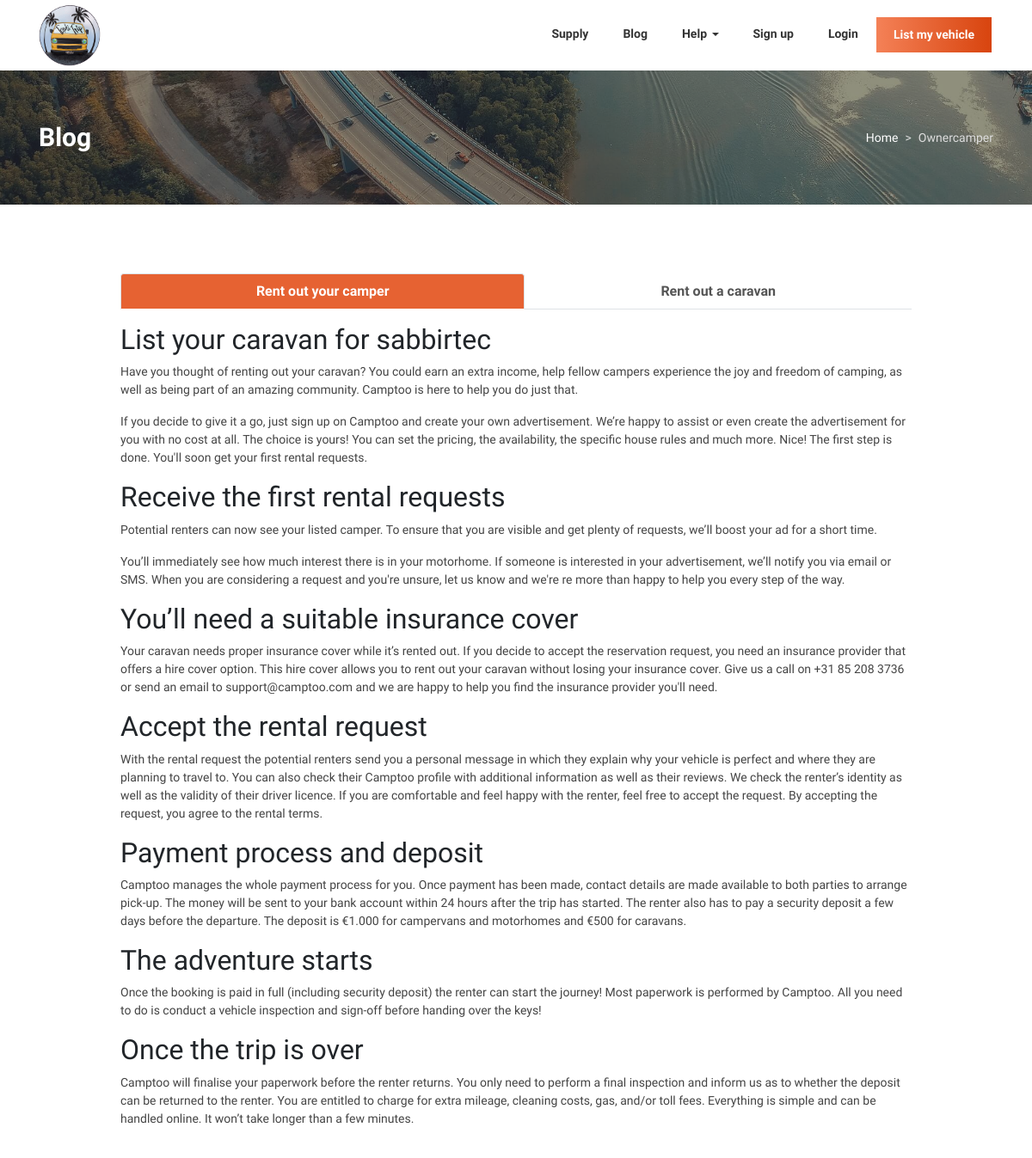
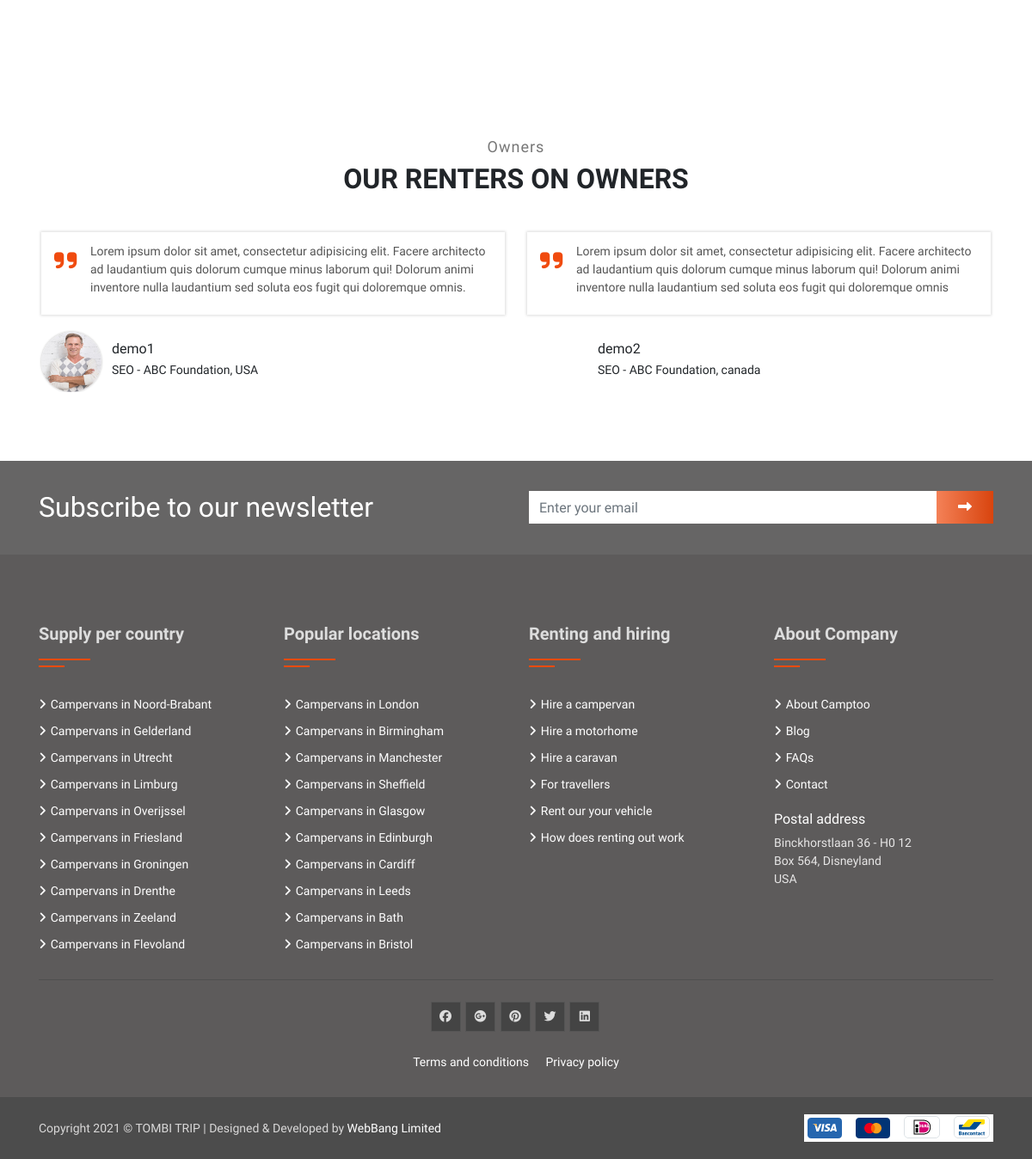
The page /contact/ownercamper/ on the database its author committed (2 pictures, top to bottom).
### contact/models.py (models this page shows, shortened)
class Ownercamper(models.Model):
    ownercamper = RichTextUploadingField()
    ownercaravan = RichTextUploadingField()

class Ownerquote(models.Model):
    user = models.OneToOneField(User, on_delete=models.CASCADE)
    image = models.ImageField(blank=True,null=True,upload_to='photos/%Y/%m/%d/')
    quote = models.TextField()
    job_position = models.CharField(max_length=50)

### contact/views.py (the view)
# urls.py: path('ownercamper/', views.ownercamper, name='ownercamper'),
def ownercamper(request):
  ownercamper = Ownercamper.objects.get()
  quote = Ownerquote.objects.filter()
  context = {
    'ownercamper' :ownercamper,
    'quote':quote
  }
  return render(request,'contact/ownercamper.html',context)

### home/template_context.py (called while the page is built)
def get_filters(request):
	cartype=Supply.objects.distinct().values('cartypes__title','cartypes__id')
	catagories=ProductAttribute.objects.distinct().values('category__title','category__id')
	transmission=ProductAttribute.objects.distinct().values('transmission__title','transmission__id')
	minMaxPrice=ProductAttribute.objects.aggregate(Min('price'),Max('price'))
	data={
		'cats':cartype,
		'minMaxPrice':minMaxPrice,
		'catagory':catagories,
		'transmission':transmission
	}
	return data

### templates/contact/ownercamper.html (shortened to what this page needs)
{% extends 'base.html' %}
{% load static %}
{% block content %}
<div class="banner-area" style="background-image: url('{% static 'img/slide5.jpg' %}')">
    <div class="overlay"></div>
    <div class="container">
        <div class="row">
            <div class="col-12">
                <div class="inner">
                    <div class="text">
                        <nav aria-label="breadcrumb-nav">
                            <ol class="breadcrumb">
                                <li class="breadcrumb-item">
                                    <a href="/">Home</a>
                                </li>
                                <li class="breadcrumb-item active">Ownercamper</li>
                            </ol>
                        </nav>
                        <h1>Blog</h1>
                    </div>
                </div>
            </div>
        </div>
    </div>
</div>
  <div class="simple-page pt_80 pb_80">
    <div class="container">
        <div class="row">
           <div class="col-lg-1 col-md-12"></div>
            <div class="col-lg-10 col-md-12">
                <nav>
                    <div class="nav nav-tabs nav-fill" id="nav-tab" role="tablist">
                        <a class="nav-item nav-link active" id="nav-home-tab" data-toggle="tab" href="#nav-home" role="tab" aria-controls="nav-home" aria-selected="true">Rent out your camper</a>
                        <a class="nav-item nav-link" id="nav-profile-tab" data-toggle="tab" href="#nav-profile" role="tab" aria-controls="nav-profile" aria-selected="false">Rent out a caravan</a>
                    </div>
                </nav>
                <div class="tab-content py-3 px-3 px-sm-0" id="nav-tabContent">
                    <div class="tab-pane fade show active" id="nav-home" role="tabpanel" aria-labelledby="nav-home-tab">
                        {{ownercamper.ownercamper | safe}}
                    </div>
                </div>
            </div>
            <div class="col-lg-1 col-md-12"></div>
        </div>
    </div>
</div>
            <div class="testimonial-2-area bgwhite pt_80 pb_80">
                <div class="container">
                    <div class="row">
                        <div class="col-12">
                            <div class="headline pb_40 text-center">
                                <p class="heading">Owners</p>
                                <h1>Our renters on owners</h1>
                            </div>
                        </div>
                    </div>
                    <div class="row">
                        <div class="col-12">
                            <div class="testimonial-2 owl-carousel">
                                {% for quote in quote %}
                                <div class="item">
                                    <div class="customer-say">
                                        <div class="icon">
                                            <i class="fa fa-quote-right" aria-hidden="true"></i>
                                        </div>
                                        <div class="text">
                                            <p>{{quote.quote}}</p>
                                        </div>
                                    </div>
                                    <div class="man-name">
                                        {% if quote.image %}
                                        <div class="photo">
                                            <img src="{{ quote.image.url }}" alt="img">
                                        </div>
                                        {% endif %}
                                        <div class="text">
                                            <h5>{{quote.user}}</h5>
                                            <span>{{quote.job_position}}</span>
                                        </div>
                                    </div>
                                </div>
                                {% endfor %}
                            </div>
                        </div>
                    </div>
                </div>
            </div>
{% endblock %}

### tombotrip1/static/css/main.css (style rules this page uses)
body { font-family: 'Raleway', sans-serif; font-weight: 400; font-size: 14px; position: relative; overflow-x: hidden; }
p { color: #444; }
h1, h2, h3, h4, h5, h6 { font-family: 'Roboto Condensed', sans-serif font-weight: 700; }
.headline h1 { font-size: 32px; text-transform: uppercase; margin-bottom: 0; font-family: 'Roboto Condensed', sans-serif; font-weight: 700; }
p.heading { font-size: 18px; font-weight: 400; color: #777; letter-spacing: 1px; margin-bottom: 5px; }
a { text-decoration: none; }
.bgwhite { background: #ffffff !important; }
img { max-width: 100%; }
.testimonial-2-area { position: relative; background: #f6f6f6; }
.testimonial-2 .item .icon { float: left; }
.testimonial-2 .item .customer-say { padding: 12px 15px 5px; color: #555; box-shadow: 0 0 3px 1px #ddd; margin: 3px; background: #fff; }
.testimonial-2 .item .icon i { font-size: 30px; line-height: 1.4; color: #f04b0f; }
.testimonial-2 .item .text { margin-left: 42px; }
.testimonial-2 .item .customer-say .text p { color: #555; }
.testimonial-2 .item .man-name .photo { float: left; }
.testimonial-2 .item .man-name { margin: 30px 0 0; }
.testimonial-2 .item .man-name .photo img { width: 70px; height: 70px; box-shadow: 0 0 2px 1px #ddd; border-radius: 50%; margin-top: -10px; margin-left: 3px; }
.testimonial-2 .item .man-name .text { margin-left: 85px; }
.testimonial-2 .item .man-name h5 { font-size: 16px; margin-bottom: 5px; }
.testimonial-2 .item .man-name h5 { font-size: 16px; }
.banner-area { background-repeat: no-repeat; background-position: center center; background-size: cover; position: relative; }
.banner-area .overlay { position: absolute; left: 0; top: 0; width: 100%; height: 100%; background: #333; opacity: 0.5; }
li.breadcrumb-item a { color: #fff; text-decoration: none; font-weight: 400; }
.breadcrumb-item.active { color: #ddd; }
.banner-area { padding: 60px 0; }
.banner-area h1 { margin: 0; padding: 0; font-size: 30px; color: #fff; font-family: 'Roboto Condensed', sans-serif; font-weight: 700; }
.banner-area nav { float: right; margin-top: 8px; }
.breadcrumb { background: transparent; margin: 0; padding: 0; text-align: ; }
.breadcrumb-item + .breadcrumb-item::before { display: inline-block; padding-right: .5rem; color: #ddd; content: ">"; }
a.nav-link { color: #555 !important; font-weight: 600; font-size: 16px; }
.nav-tabs .nav-item.show .nav-link, .nav-tabs .nav-link.active { color: #495057; background-color: #df5555; border-color: #dee2e6 #dee2e6 #fff; color: white !important; }
.nav-tabs .nav-item.show .nav-link, .nav-tabs .nav-link.active { color: #495057; background-color: #E66232; border-color: #dee2e6 #dee2e6 #fff; color: white !important; }

### rows shown on the page
Ownercamper: ownercamper "List your caravan for sabbirtec Have you thought of renting out your caravan? You could earn an extra income, help fellow campers experience the joy and freedom of camping, as well as being part of an amazing community. Camptoo is here to help you do just that. If you decide to give it a go, just sign up on Camptoo and create your own advertisement. We’re happy to assist or even create the advertisement for you with no cost at all. The choice is yours! You can set the pricing, the availability, the specific house rules and much more. Nice! The first step is done. You'll soon get your first rental requests. Receive the first rental requests Potential renters can now see your listed camper.…"
Ownerquote: quote "Lorem ipsum dolor sit amet, consectetur adipisicing elit. Facere architecto ad laudantium quis dolorum cumque minus laborum qui! Dolorum animi inventore nulla laudantium sed soluta eos fugit qui doloremque omnis.", image (picture), user "demo1", job_position "SEO - ABC Foundation, USA"
Ownerquote: quote "Lorem ipsum dolor sit amet, consectetur adipisicing elit. Facere architecto ad laudantium quis dolorum cumque minus laborum qui! Dolorum animi inventore nulla laudantium sed soluta eos fugit qui doloremque omnis", user "demo2", job_position "SEO - ABC Foundation, canada"
